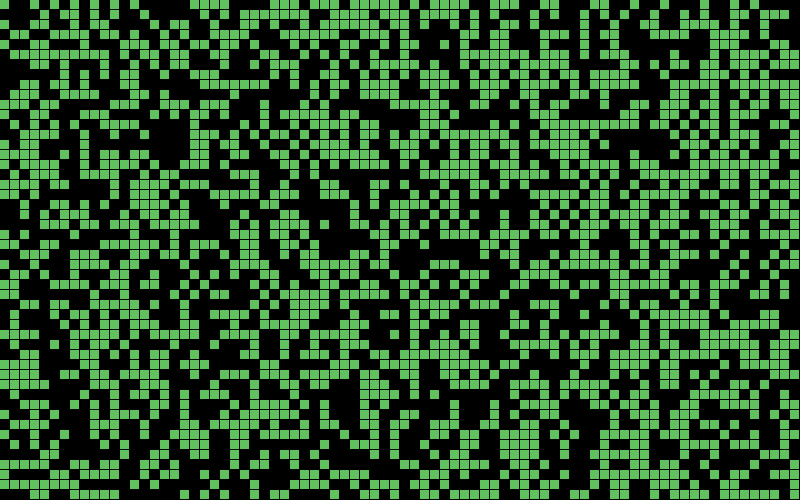
Frame 1 (no input)
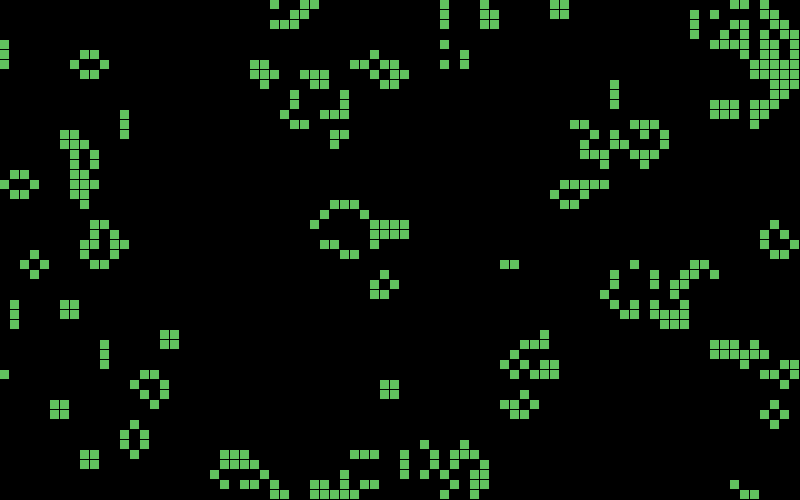
Frame 60 (no input)
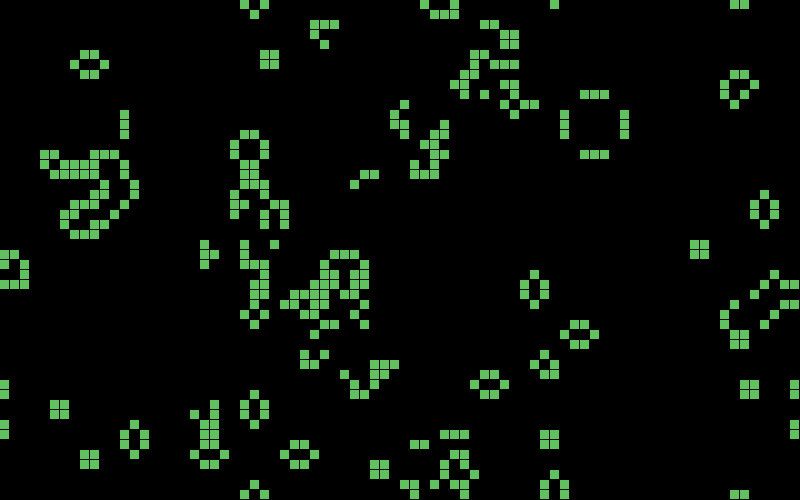
Frame 120 (the mouse pressed at the canvas centre since frame 60)

The p5.js sketch that drew these frames (run headless with seeded random() and noise() and a simulated clock; from frame 60 on, the mouse is pressed at the canvas centre):

// p5.js sketch
// ── sketch.js
let resolution = 10;
let grid; 
let cols;
let rows;
let death = false;

function make2DArray(cols, rows) {
	let arr = new Array(cols);
	for(let i = 0; i < arr.length; i++) {
		arr[i] = new Array(rows);
	}
	return arr;
}


function setup() {
	createCanvas(800, 500);
	cols = width / resolution;
	rows = height / resolution;

	grid = make2DArray(cols, rows);

	for(let i = 0; i < cols; i++) {
		for(let j = 0; j < rows; j++) {
			grid[i][j] = floor(random(2));
		}
	}
}

function draw() {
	background(0);

	for(let i = 0; i < cols; i++) {
		for(let j = 0; j < rows; j++) {
			if(grid[i][j] == 1) {
				noStroke();
				fill("#61c15e");
				rect(i * resolution, j * resolution, resolution - 1, resolution - 1);
			}
		}
	}

	let next = make2DArray(cols, rows);

	for(let i = 0; i < cols; i += 1) {
		for(let j = 0; j < rows; j += 1) {

			let state = grid[i][j];
			if(state == 0) {
				death = true;
			}

			//Edges//delete after i wrap all the edges
			// if(i == 0 || i == cols - 1 || j == 0 || j == rows - 1) {
			// 	next[i][j] = state;//keep the same solution
			// } else {
				let neighbors = countNeighbors(grid, i, j);

				if(state == 0 && neighbors == 3) {
					next[i][j] = 1;
				} else if(state == 1 && (neighbors < 2 || neighbors > 3)) {
					next[i][j] = 0;
				} else {
					next[i][j] = state;
				}

			}
		//}
	}

	grid = next;

}


function countNeighbors(grid, x, y) {
	
	let sum = 0;

	for(let i = -1; i < 2; i++) {
		for(let j = -1; j < 2; j++) {
			let col = (x + i + cols) % cols;
			let row = (y + j + rows) % rows;
			sum += grid[col][row];
		}
	}
	sum -= grid[x][y];

	return sum;
}
